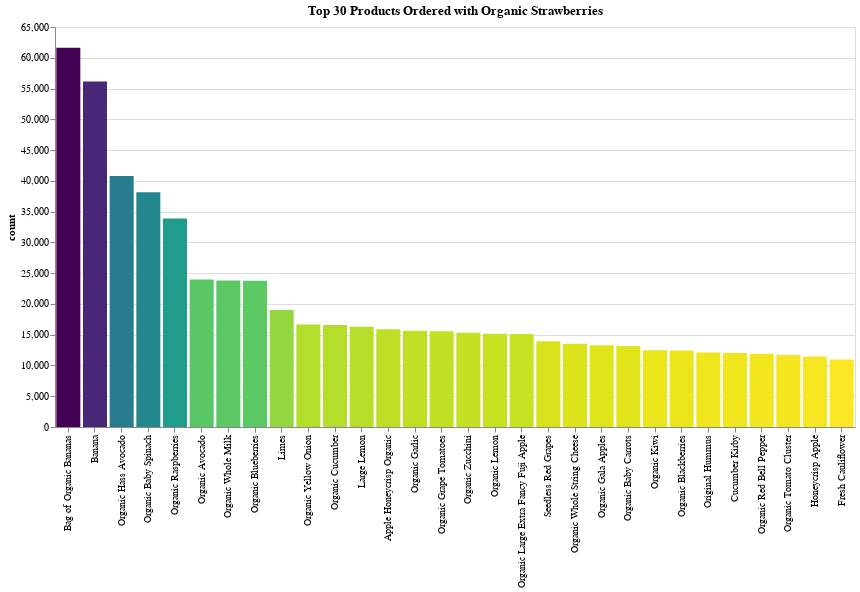

Notebook code for this chart:
### Code cell
chart_title = "Top 30 Products Ordered with Organic Strawberries"
x_label = "index:O"
y_label = 'count:Q'
pct_of_orders = 'pct_orders:Q'
product_num = 'product_id:O'
multiple = 'purchase_ratio:Q'

strawberry_chart = alt.Chart(top_items_org_strawb_df).mark_bar().encode(
    alt.X(x_label, bin=False, sort=org_straw_order_list, title=""),
    alt.Y(y_label),
    color = alt.Color(y_label, legend=None, sort="descending", scale=alt.Scale(scheme='viridis')),
    tooltip=[alt.Tooltip(x_label, title="Item"), alt.Tooltip(y_label), alt.Tooltip(pct_of_orders), alt.Tooltip(product_num), alt.Tooltip(multiple, title="purchase ratio")]
    ).properties(title=chart_title, width=800, height=400)

strawberry_chart

### Figure 1 — Vega-Lite specification as saved in the notebook (floating-point values rounded to 4 significant figures)
{"$schema": "https://vega.github.io/schema/vega-lite/v2.6.0.json", "config": {"background": "white", "view": {"height": 300, "width": 400}}, "data": {"name": "data-8636066cb806ae25372fabe9629aa11e"}, "datasets": {"data-8636066cb806ae25372fabe9629aa11e": [{"count": 61628, "index": "Bag of Organic Bananas", "pct_orders": 23.28, "pop_pct_orders": 11.09, "product_id": 13176, "purchase_ratio": 2.1}, {"count": 56156, "index": "Banana", "pct_orders": 21.22, "pop_pct_orders": 13.81, "product_id": 24852, "purchase_ratio": 1.54}, {"count": 40794, "index": "Organic Hass Avocado", "pct_orders": 15.41, "pop_pct_orders": 6.243, "product_id": 47209, "purchase_ratio": 2.47}, {"count": 38134, "index": "Organic Baby Spinach", "pct_orders": 14.41, "pop_pct_orders": 7.071, "product_id": 21903, "purchase_ratio": 2.04}, {"count": 33863, "index": "Organic Raspberries", "pct_orders": 12.79, "pop_pct_orders": 4.006, "product_id": 27966, "purchase_ratio": 3.19}, {"count": 23984, "index": "Organic Avocado", "pct_orders": 9.06, "pop_pct_orders": 5.168, "product_id": 47766, "purchase_ratio": 1.75}, {"count": 23813, "index": "Organic Whole Milk", "pct_orders": 9, "pop_pct_orders": 4.031, "product_id": 27845, "purchase_ratio": 2.23}, {"count": 23756, "index": "Organic Blueberries", "pct_orders": 8.98, "pop_pct_orders": 2.925, "product_id": 39275, "purchase_ratio": 3.07}, {"count": 18999, "index": "Limes", "pct_orders": 7.18, "pop_pct_orders": 4.111, "product_id": 26209, "purchase_ratio": 1.75}, {"count": 16651, "index": "Organic Yellow Onion", "pct_orders": 6.29, "pop_pct_orders": 3.315, "product_id": 22935, "purchase_ratio": 1.9}, {"count": 16555, "index": "Organic Cucumber", "pct_orders": 6.25, "pop_pct_orders": 2.35, "product_id": 30391, "purchase_ratio": 2.66}, {"count": 16305, "index": "Large Lemon", "pct_orders": 6.16, "pop_pct_orders": 4.462, "product_id": 47626, "purchase_ratio": 1.38}, {"count": 15870, "index": "Apple Honeycrisp Organic", "pct_orders": 6, "pop_pct_orders": 2.485, "product_id": 8277, "purchase_ratio": 2.41}, {"count": 15627, "index": "Organic Garlic", "pct_orders": 5.9, "pop_pct_orders": 3.209, "product_id": 24964, "purchase_ratio": 1.84}, {"count": 15573, "index": "Organic Grape Tomatoes", "pct_orders": 5.88, "pop_pct_orders": 2.463, "product_id": 40706, "purchase_ratio": 2.39}, {"count": 15320, "index": "Organic Zucchini", "pct_orders": 5.79, "pop_pct_orders": 3.064, "product_id": 45007, "purchase_ratio": 1.89}, {"count": 15152, "index": "Organic Lemon", "pct_orders": 5.72, "pop_pct_orders": 2.565, "product_id": 5876, "purchase_ratio": 2.23}, {"count": 15113, "index": "Organic Large Extra Fancy Fuji Apple", "pct_orders": 5.71, "pop_pct_orders": 2.197, "product_id": 19057, "purchase_ratio": 2.6}, {"count": 13935, "index": "Seedless Red Grapes", "pct_orders": 5.26, "pop_pct_orders": 2.417, "product_id": 4920, "purchase_ratio": 2.18}, {"count": 13513, "index": "Organic Whole String Cheese", "pct_orders": 5.11, "pop_pct_orders": 1.744, "product_id": 22035, "purchase_ratio": 2.93}, {"count": 13298, "index": "Organic Gala Apples", "pct_orders": 5.02, "pop_pct_orders": 2.129, "product_id": 37646, "purchase_ratio": 2.36}, {"count": 13156, "index": "Organic Baby Carrots", "pct_orders": 4.97, "pop_pct_orders": 2.248, "product_id": 42265, "purchase_ratio": 2.21}, {"count": 12486, "index": "Organic Kiwi", "pct_orders": 4.72, "pop_pct_orders": 1.466, "product_id": 39928, "purchase_ratio": 3.22}, {"count": 12444, "index": "Organic Blackberries", "pct_orders": 4.7, "pop_pct_orders": 1.805, "product_id": 26604, "purchase_ratio": 2.6}, {"count": 12124, "index": "Original Hummus", "pct_orders": 4.58, "pop_pct_orders": 2.085, "product_id": 30489, "purchase_ratio": 2.2}, {"count": 12045, "index": "Cucumber Kirby", "pct_orders": 4.55, "pop_pct_orders": 2.845, "product_id": 49683, "purchase_ratio": 1.6}, {"count": 11913, "index": "Organic Red Bell Pepper", "pct_orders": 4.5, "pop_pct_orders": 1.68, "product_id": 10749, "purchase_ratio": 2.68}, {"count": 11680, "index": "Organic Tomato Cluster", "pct_orders": 4.41, "pop_pct_orders": 1.879, "product_id": 41950, "purchase_ratio": 2.35}, {"count": 11465, "index": "Honeycrisp Apple", "pct_orders": 4.33, "pop_pct_orders": 2.332, "product_id": 45066, "purchase_ratio": 1.86}, {"count": 10976, "index": "Fresh Cauliflower", "pct_orders": 4.15, "pop_pct_orders": 2.092, "product_id": 27104, "purchase_ratio": 1.98}]}, "encoding": {"color": {"field": "count", "legend": null, "scale": {"scheme": "viridis"}, "sort": "descending", "type": "quantitative"}, "tooltip": [{"field": "index", "title": "Item", "type": "ordinal"}, {"field": "count", "type": "quantitative"}, {"field": "pct_orders", "type": "quantitative"}, {"field": "product_id", "type": "ordinal"}, {"field": "purchase_ratio", "title": "purchase ratio", "type": "quantitative"}], "x": {"bin": false, "field": "index", "sort": ["Bag of Organic Bananas", "Banana", "Organic Hass Avocado", "Organic Baby Spinach", "Organic Raspberries", "Organic Avocado", "Organic Whole Milk", "Organic Blueberries", "Limes", "Organic Yellow Onion", "Organic Cucumber", "Large Lemon", "Apple Honeycrisp Organic", "Organic Garlic", "Organic Grape Tomatoes", "Organic Zucchini", "Organic Lemon", "Organic Large Extra Fancy Fuji Apple", "Seedless Red Grapes", "Organic Whole String Cheese", "Organic Gala Apples", "Organic Baby Carrots", "Organic Kiwi", "Organic Blackberries", "Original Hummus", "Cucumber Kirby", "Organic Red Bell Pepper", "Organic Tomato Cluster", "Honeycrisp Apple", "Fresh Cauliflower"], "title": "", "type": "ordinal"}, "y": {"field": "count", "type": "quantitative"}}, "height": 400, "mark": "bar", "title": "Top 30 Products Ordered with Organic Strawberries", "width": 800}
